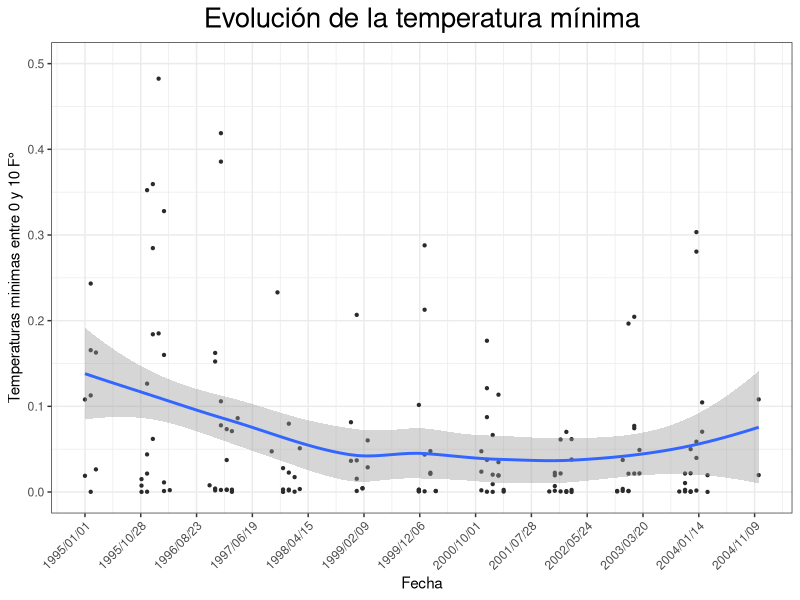
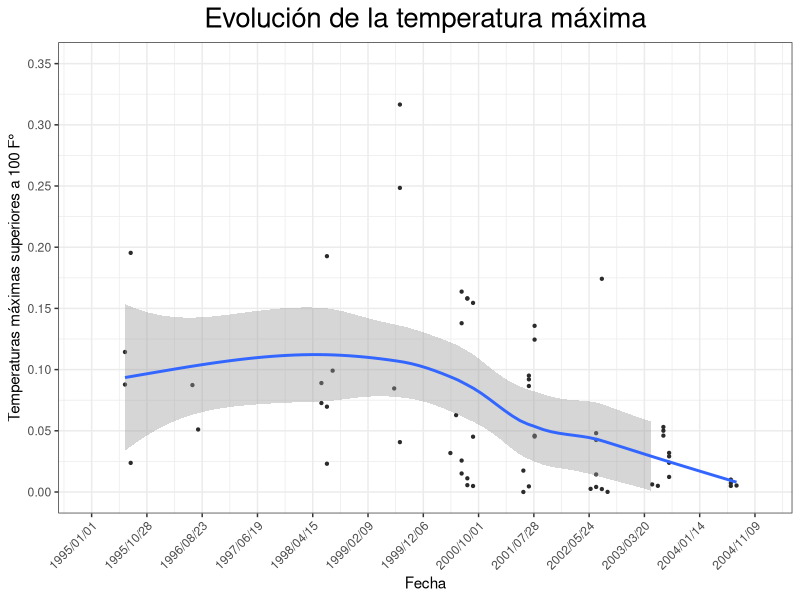
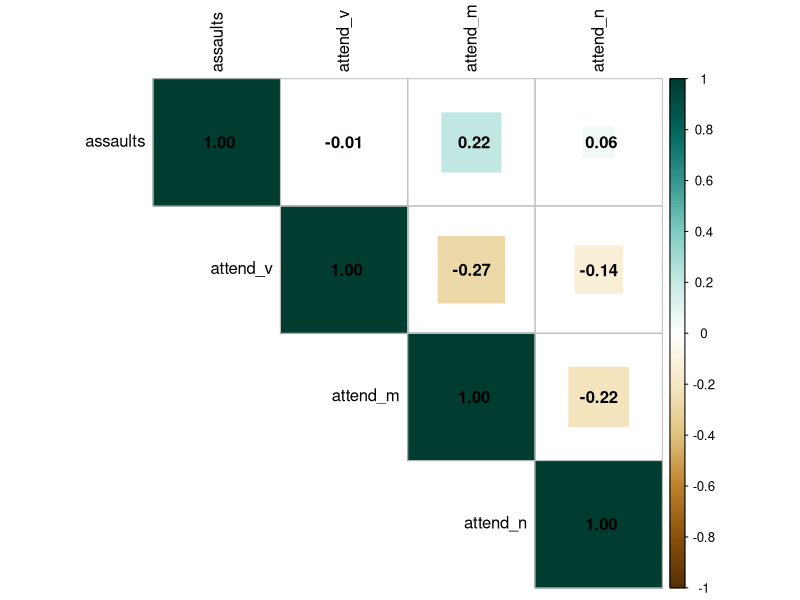
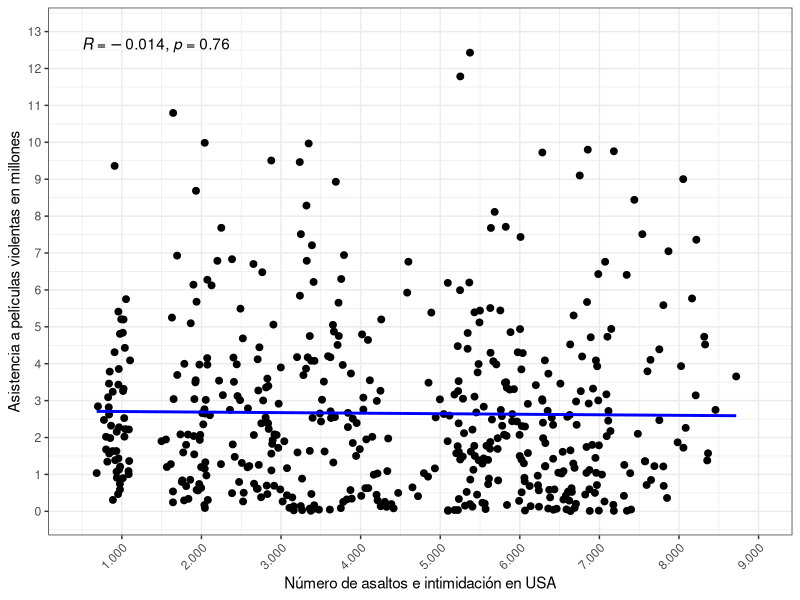
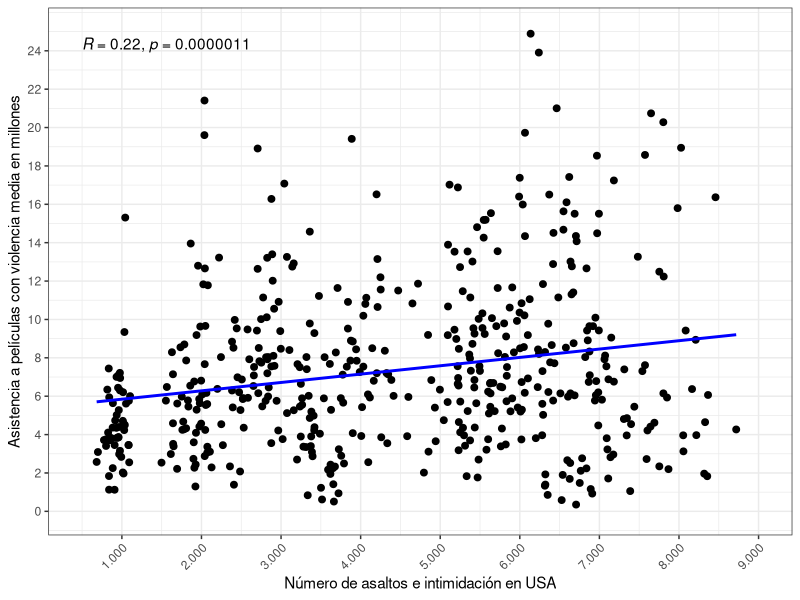
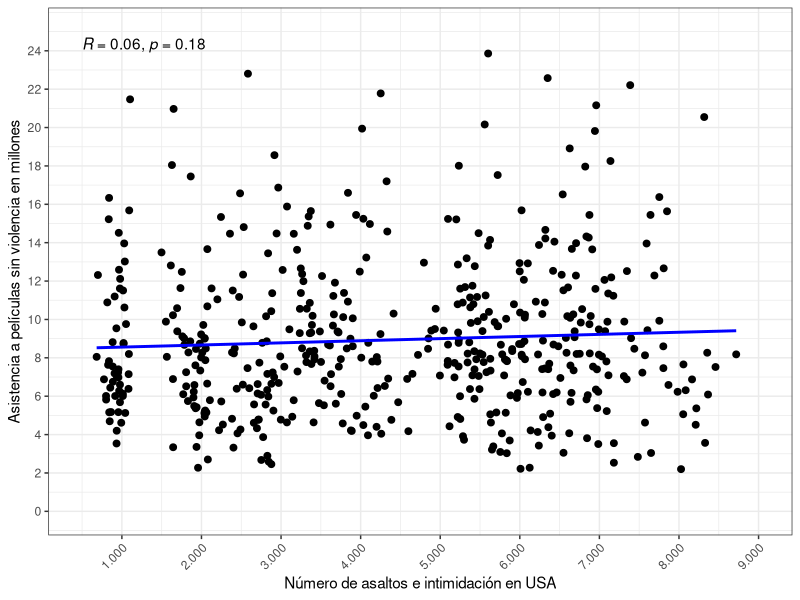
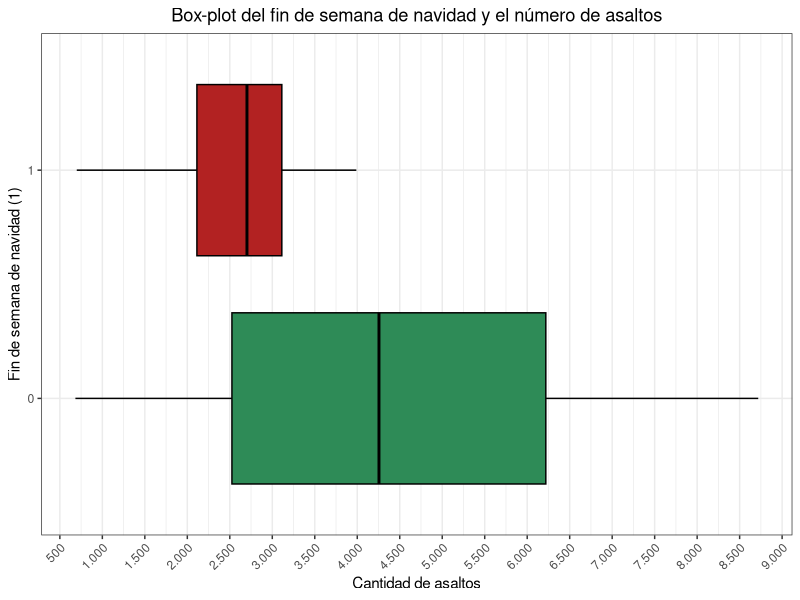
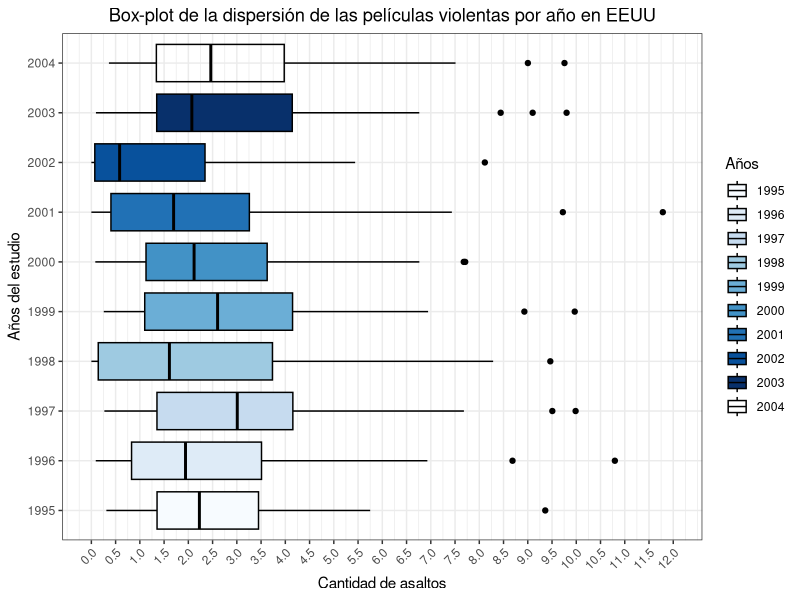

Write the R code that produced these figures, in order.
## ---- chunk 1
knitr::opts_chunk$set(echo = TRUE)
## ---- chunk 2
install.packages("rlang",
                 repos = c("http://rstudio.org/_packages",
                           "http://cran.rstudio.com"))

## ---- chunk 3
install.packages("dplyr",
                 repos = c("http://rstudio.org/_packages",
                           "http://cran.rstudio.com"))
## ---- chunk 4
#remove.packages("rlang")
#remove.packages("dplyr")

#install.packages("rlang")
#install.packages("dplyr")

library("rlang")
library("dplyr")
## ---- chunk 5
library("ggplot2")
library("ggpubr")
library("corrplot")
library("dplyr")
library("tidyverse")
library("readr")
## ---- chunk 6
setwd("~/GitHub/Laboratorio_1/docs")
db <- readxl::read_xlsx("Movies.xlsx")
## ---- chunk 7
#Data con formato incomodo.
#Creando variable anio
db$year1 <- gsub("1","1995",db$year1)
db$year2 <- gsub("1","1996",db$year2)
db$year3 <- gsub("1","1997",db$year3)
db$year4 <- gsub("1","1998",db$year4)
db$year5 <- gsub("1","1999",db$year5)
db$year6 <- gsub("1","2000",db$year6)
db$year7 <- gsub("1","2001",db$year7)
db$year8 <- gsub("1","2002",db$year8)
db$year9 <- gsub("1","2003",db$year9)
db$year10 <- gsub("1","2004",db$year10)

db$year1 <- as.numeric(db$year1)
db$year2 <- as.numeric(db$year2)
db$year3 <- as.numeric(db$year3)
db$year4 <- as.numeric(db$year4)
db$year5 <- as.numeric(db$year5)
db$year6 <- as.numeric(db$year6)
db$year7 <- as.numeric(db$year7)
db$year8 <- as.numeric(db$year8)
db$year9 <- as.numeric(db$year9)
db$year10 <- as.numeric(db$year10)

db <- unite(db,anio,c(year1,year2,year3,year4,year5,year6,year7,year8,year9,year10))

db$anio <- gsub("1995_0_0_0_0_0_0_0_0_0","1995",db$anio)
db$anio <- gsub("0_1996_0_0_0_0_0_0_0_0","1996",db$anio)
db$anio <- gsub("0_0_1997_0_0_0_0_0_0_0","1997",db$anio)
db$anio <- gsub("0_0_0_1998_0_0_0_0_0_0","1998",db$anio)
db$anio <- gsub("0_0_0_0_1999_0_0_0_0_0","1999",db$anio)
db$anio <- gsub("0_0_0_0_0_2000_0_0_0_0","2000",db$anio)
db$anio <- gsub("0_0_0_0_0_0_2001_0_0_0","2001",db$anio)
db$anio <- gsub("0_0_0_0_0_0_0_2002_0_0","2002",db$anio)
db$anio <- gsub("0_0_0_0_0_0_0_0_2003_0","2003",db$anio)
db$anio <- gsub("0_0_0_0_0_0_0_0_0_2004","2004",db$anio)

# Variable mes
db$month1 <- gsub("1","01",db$month1)
db$month2 <- gsub("1","02",db$month2)
db$month3 <- gsub("1","03",db$month3)
db$month4 <- gsub("1","04",db$month4)
db$month5 <- gsub("1","05",db$month5)
db$month6 <- gsub("1","06",db$month6)
db$month7 <- gsub("1","07",db$month7)
db$month8 <- gsub("1","08",db$month8)
db$month9 <- gsub("1","09",db$month9)
db$month10 <- gsub("1","10",db$month10)
db$month11 <- gsub("1","11",db$month11)
db$month12 <- gsub("1","12",db$month12)

db <- unite(db,Mes,c(month1,month2,month3,month4,month5,month6,month7,month8,month9,
                     month10,month11,month12))

db$Mes <- gsub("01_0_0_0_0_0_0_0_0_0_0_0","01-01",db$Mes)
db$Mes <- gsub("0_02_0_0_0_0_0_0_0_0_0_0","01-02",db$Mes)
db$Mes <- gsub("0_0_03_0_0_0_0_0_0_0_0_0","01-03",db$Mes)
db$Mes <- gsub("0_0_0_04_0_0_0_0_0_0_0_0","01-04",db$Mes)
db$Mes <- gsub("0_0_0_0_05_0_0_0_0_0_0_0","01-05",db$Mes)
db$Mes <- gsub("0_0_0_0_0_06_0_0_0_0_0_0","01-06",db$Mes)
db$Mes <- gsub("0_0_0_0_0_0_07_0_0_0_0_0","01-07",db$Mes)
db$Mes <- gsub("0_0_0_0_0_0_0_08_0_0_0_0","01-08",db$Mes)
db$Mes <- gsub("0_0_0_0_0_0_0_0_09_0_0_0","01-09",db$Mes)
db$Mes <- gsub("0_0_0_0_0_0_0_0_0_10_0_0","01-10",db$Mes)
db$Mes <- gsub("0_0_0_0_0_0_0_0_0_0_11_0","01-11",db$Mes)
db$Mes <- gsub("0_0_0_0_0_0_0_0_0_0_0_12","01-12",db$Mes)

# Variable Fecha
db <- unite(db,Fecha,sep = "-",c(Mes,anio))

db$Fecha <- as.Date(as.character(db$Fecha),format = "%d-%m-%Y")

## ---- chunk 8
## La variable "attend_v" cuenta con valores inf = infinito o indefinido, los que 
## se dejaran fuera para el calculo de los estadisticos

# borrar valores inf
db_1 <- db[!db$attend_v=="inf", ]

# notacion cientifica en caracteres
options(scipen=999) # eliminar la notación cientifica

#Tranformo a numeri la variable faltante
db_1$attend_v <- as.numeric(db_1$attend_v)
class(db_1$attend_v)
db_1 <- as.data.frame(db_1)

# Selecciono variables relevantes
names(db_1)
db_Vrelevantes <- db_1[,c(2,3,4,5)]

# borro datos que ensucian la interpretacion.
db_Vrelevantes <- db_Vrelevantes[!db_Vrelevantes$assaults>12000, ]
db_Vrelevantes <- db_Vrelevantes[!db_Vrelevantes$assaults<0, ]

#Mediana
Q50_assaults <- median(db_Vrelevantes$assaults)
Q50_attend_v <- median(db_Vrelevantes$attend_v)
Q50_attend_m <- median(db_Vrelevantes$attend_m)
Q50_attend_n <- median(db_Vrelevantes$attend_n)

#Media
Media_assaults <- mean(db_Vrelevantes$assaults)
Media_attend_v <- mean(db_Vrelevantes$attend_v)
Media_attend_m <- mean(db_Vrelevantes$attend_m)
Media_attend_n <- mean(db_Vrelevantes$attend_n)

#Moda
Moda_assaults <- as.numeric(names(which.max(table(db_Vrelevantes$assaults))))

db_Vrelevantes_2 <- db_Vrelevantes[!db_Vrelevantes$attend_v==0, ]

Moda_attend_v <- as.numeric(names(which.max(table(db_Vrelevantes_2$attend_v))))
Moda_attend_m <- as.numeric(names(which.max(table(db_Vrelevantes$attend_m))))
Moda_attend_n <- as.numeric(names(which.max(table(db_Vrelevantes$attend_n))))

#Desviacion
sd_assaults <- sd(db_Vrelevantes$assaults)
sd_attend_v <- sd(db_Vrelevantes$attend_v)
sd_attend_m <- sd(db_Vrelevantes$attend_m)
sd_attend_n <- sd(db_Vrelevantes$attend_n)

#N° de observaciones
N_assaults <- sum(count(db_Vrelevantes, assaults)[,c(2)])
N_attend_m <- sum(count(db_Vrelevantes, attend_m)[,c(2)])
N_attend_n <- sum(count(db_Vrelevantes, attend_n)[,c(2)])
db_Vrelevantes_1 <- db_Vrelevantes %>% 
    group_by(attend_v) %>%
    count(attend_v)
db_Vrelevantes_1 <- db_Vrelevantes_1[db_Vrelevantes_1$attend_v>0,]
N_attend_v <- sum(db_Vrelevantes_1[,c(2)])

#Cantidad de variables dummy
names(db)
N_h_chris <- sum(db$h_chris)
N_h_newyr <- sum(db$h_newyr)
N_h_easter <- sum(db$h_easter)
N_h_july4 <- sum(db$h_july4)
N_h_labor <- sum(db$h_labor)

Tabla_resumen_1 <- data.frame("Variable"=c("assaults","attend_v","attend_m",
                                          "attend_n","h_chris","h_newyr","h_easter","h_july4","h_labor"),
                              "Mediana"=c(Q50_assaults,Q50_attend_v,Q50_attend_m,
                                          Q50_attend_n,0,0,0,0,0),
                              "Media"=c(Media_assaults,Media_attend_v,
                                        Media_attend_m,Media_attend_n,0,0,0,0,0),
                              "Moda"=c(Moda_assaults,Moda_attend_v,
                                       Moda_attend_m,Moda_attend_n,0,0,0,0,0),
                              "Desviacion"= c(sd_assaults,sd_attend_v,sd_attend_m,sd_attend_n,0,0,0,0,0),
                              "N_obs"= c(N_assaults,N_attend_v,N_attend_m,
                                         N_attend_n,N_h_chris,N_h_newyr,N_h_easter,
                                         N_h_july4,N_h_labor))


Tabla_resumen_1
## ---- chunk 9
#rm(list = ls()) #Si borra corra de nuevo la solucion de las fechas.

names(db_1)

#selecciono columnas a usar
db_2 <- db_1[,c(1,14,19,6,7,8,9)]

# Semas mas frias
db_21 <- db_2[!db_2$w_mina==0,]
db_22 <- db_2[db_2$w_mina>=0.3,]

# Fechas + columna ID puedo saber a que fin de semana corresponde
Dfecha <- db_1[,c(1,19,6,7,8,9)]

p <- ggplot(db_21,aes(x=Fecha, y =w_mina))+
  geom_point(color="gray17", size=0.8, alpha=1)+
  geom_smooth()+
  theme_bw()+ 
  scale_y_continuous(name = "Temperaturas minimas entre 0 y 10 F°",
                     labels=function(x) format(x, big.mark = ".", scientific = FALSE),
                     breaks = seq(0,0.6,0.1), lim = c(0,0.5))+
  theme(
    legend.position="none",
    plot.title = element_text(size=20)
  )+
  ggtitle(label = "Evolución de la temperatura mínima")

# Modificar las fechas para tener analisis anual
min <- as.Date("1995/01/01")
max <- as.Date("2004/12/01")

p+scale_x_date(limits = c(min,max),breaks = seq(min,max,300),date_labels = "%Y/%m/%d")+
  theme(axis.text.x = element_text(angle=45, hjust = 1))+
  theme(plot.title = element_text(hjust = 0.5))


## ---- chunk 10
print(db_22)
## ---- chunk 11
#selecciono columnas a usar
db_3 <- db_1[,c(1,13,19,6,7,8,9)]
names(db_3)
 
# Semanas mas calurosas
db_31 <- db_3[!db_3$w_maxc==0,]
db_32 <- db_3[db_3$w_maxc>=0.17,]

# Fechas + columna ID puedo saber a que fin de semana corresponde
Dfecha <- db_1[,c(1,19,6,7,8,9)]

p <- ggplot(db_31,aes(x=Fecha, y =w_maxc))+
  geom_point(color="gray17", size=0.8, alpha=1)+
  geom_smooth()+
  theme_bw()+ 
  scale_y_continuous(name = "Temperaturas máximas superiores a 100 F°",
                     labels=function(x) format(x, big.mark = ".", scientific = FALSE),
                     breaks = seq(0,0.4,0.05), lim = c(0,0.35))+
  theme(
    legend.position="none",
    plot.title = element_text(size=20)
  )+
  ggtitle(label = "Evolución de la temperatura máxima")

# Modificar las fechas para tener analisis anual
min <- as.Date("1995/01/01")
max <- as.Date("2004/12/01")

p+scale_x_date(limits = c(min,max),breaks = seq(min,max,300),date_labels = "%Y/%m/%d")+
  theme(axis.text.x = element_text(angle=45, hjust = 1))+
  theme(plot.title = element_text(hjust = 0.5))

## ---- chunk 12
print(db_32)
## ---- chunk 13
cat("Las variables mas importantes para responder la pregunta del estudio son: assaults, attend_v, attend_m, attend_n. Con estas variables ya se puede aceptar o rechazar la hipótesis ¿la violencia en el cine aumenta el crimen violento?\n\nEl resto de las variables pueden resultar importantes, si con las mencionadas anteriormente no encontrara una correlación significativamente alta. Dado que las variaciones del crimen violento se podrían explicar mejor por variables de festividades u estacionales. 
")
## ---- chunk 14
# assaults = 3 valores negativos y 3 valores demaciado altos, estos desvirtuan el analisis
# y por lo tanto seran eliminados del mismo
db_4_assaults <- db %>% 
    group_by(assaults) %>%
    count(assaults)

# attend_v = 4 valores inf que pueden ser infinitos positivos o valores indefinidos.
db_4_attend_v <- db %>% 
    group_by(attend_v) %>%
    count(attend_v)

db_4_attend_m <- db %>% 
    group_by(attend_m) %>%
    count(attend_m)

db_4_attend_n <- db %>% 
    group_by(attend_n) %>%
    count(attend_n)

cat("De las variables relevantes assaults tiene 3 valores negativos y 3 valores demasiado altos, estos desvirtúan el análisis y por lo tanto serán eliminados. Además, no tiene sentido un numero de asaltos negativos o un momento del tiempo en estados unidos con un crecimiento tan alto de eventos de violencia, este tipo de suceso estaría documentado y no se encontró evidencia. Por lo tanto, se entienden como errores.\n\nAsimismo attend_v tiene 4 valores inf que pueden ser infinitos positivos o valores indefinidos, estos se eliminaran del análisis dado que no permiten darle formato numérico a la variable y ademas desvirtúan el análisis.")

## ---- chunk 15
# Selecciono formato numerico, en necesario correr pregunta 1
db_Vrelevantes_2 <- db_Vrelevantes_2[db_Vrelevantes_2$assaults<12000,]
db_1_correlacion <- db_Vrelevantes_2[,sapply(db_Vrelevantes_2, is.numeric)]
names(db_1_correlacion)

#Matriz de correlacion
res <- cor(db_1_correlacion, use = "pairwise.complete.obs",
method = "pearson")

corrplot(res[,c(1:4)], type = "upper", method= "square", tl.col = "black",addCoef.col = 'black', col = COL2('BrBG'))

## ---- chunk 16
#Grafico 1
db_dispercion <- db_Vrelevantes_2


sp <- ggscatter(db_dispercion, x = "assaults" , y = "attend_v",
                add = "reg.line",  
                add.params = list(color = "blue", fill = "lightgray"), 
                conf.int = FALSE)
sp+stat_cor(method = "pearson")+
  theme_bw()+
  scale_y_continuous(name = "Asistencia a películas violentas en millones",
                     labels=function(x) format(x, big.mark = ".", scientific = FALSE),
                     breaks = seq(0,13,1), lim = c(0,13)
                     )+
  scale_x_continuous(name = "Número de asaltos e intimidación en USA",
                     labels=function(x) format(x, big.mark = ".", scientific = FALSE),
                     breaks = seq(0,10000,1000), lim = c(500,9000)
                     )+
  theme(axis.text.x = element_text(angle=45, hjust = 1))
## ---- chunk 17
#Grafico 2
sp_2 <- ggscatter(db_dispercion, x = "assaults" , y = "attend_m",
                add = "reg.line",  
                add.params = list(color = "blue", fill = "lightgray"), 
                conf.int = FALSE)
sp_2+stat_cor(method = "pearson")+
  theme_bw()+
  scale_y_continuous(name = "Asistencia a películas con violencia media en millones",
                     labels=function(x) format(x, big.mark = ".", scientific = FALSE),
                     breaks = seq(0,25,2), lim = c(0,25)
                     )+
  scale_x_continuous(name = "Número de asaltos e intimidación en USA",
                     labels=function(x) format(x, big.mark = ".", scientific = FALSE),
                     breaks = seq(0,10000,1000), lim = c(500,9000)
                     )+
  theme(axis.text.x = element_text(angle=45, hjust = 1))

## ---- chunk 18
#Grafico 3
sp_3 <- ggscatter(db_dispercion, x = "assaults" , y = "attend_n",
                add = "reg.line",  
                add.params = list(color = "blue", fill = "lightgray"), 
                conf.int = FALSE)
sp_3+stat_cor(method = "pearson")+
  theme_bw()+
  scale_y_continuous(name = "Asistencia a películas sin violencia en millones",
                     labels=function(x) format(x, big.mark = ".", scientific = FALSE),
                     breaks = seq(0,25,2), lim = c(0,25)
                     )+
  scale_x_continuous(name = "Número de asaltos e intimidación en USA",
                     labels=function(x) format(x, big.mark = ".", scientific = FALSE),
                     breaks = seq(0,10000,1000), lim = c(500,9000)
                     )+
  theme(axis.text.x = element_text(angle=45, hjust = 1))

## ---- chunk 19
names(db_1)

db_pregunta8 <- db_1[!db_1$assaults>12000,]
db_pregunta8 <- db_pregunta8[!db_pregunta8$assaults<0,]


ggplot(db_pregunta8, aes(x=factor(h_chris), y=assaults)) + 
  geom_boxplot(fill=c("seagreen","firebrick"),
               color="black")+
  scale_y_continuous(breaks = seq (from = 0, to = 20000, by = 500),
                     labels=function(x) format(x, big.mark = ".", scientific = FALSE))+
  coord_flip()+
  theme_bw()+
  labs(title = "Box-plot del fin de semana de navidad y el número de asaltos",
       x = "Fin de semana de navidad (1)",
       y = "Cantidad de asaltos")+
  theme(axis.text.x = element_text(angle=45, hjust = 1))+
  theme(plot.title = element_text(hjust = 0.5))

## ---- chunk 20
library("stringr")

db_pregunta9 <- db_pregunta8
db_pregunta9$Fecha <- as.character(db_pregunta9$Fecha)
db_pregunta9$anio <- str_trunc(db_pregunta9$Fecha,7,"right")

db_pregunta9_1 <- db_pregunta9 %>% 
    group_by(anio) %>%
    count(anio)

db_pregunta9$anio <- gsub("1995...","1995",db_pregunta9$anio)
db_pregunta9$anio <- gsub("1996...","1996",db_pregunta9$anio)
db_pregunta9$anio <- gsub("1997...","1997",db_pregunta9$anio)
db_pregunta9$anio <- gsub("1998...","1998",db_pregunta9$anio)
db_pregunta9$anio <- gsub("1999...","1999",db_pregunta9$anio)
db_pregunta9$anio <- gsub("2000...","2000",db_pregunta9$anio)
db_pregunta9$anio <- gsub("2001...","2001",db_pregunta9$anio)
db_pregunta9$anio <- gsub("2002...","2002",db_pregunta9$anio)
db_pregunta9$anio <- gsub("2003...","2003",db_pregunta9$anio)
db_pregunta9$anio <- gsub("2004...","2004",db_pregunta9$anio)


names(db_pregunta9)
head(db_pregunta9)

ggplot(db_pregunta9, aes(x=factor(anio), y=attend_v, fill=factor(anio))) + 
  geom_boxplot(color="black")+
  scale_y_continuous(breaks = seq (from = 0, to = 12, by = 0.5),
                     labels=function(x) format(x, big.mark = ".", scientific = FALSE),
                     limits = c(0,12))+
  coord_flip()+
  theme_bw()+
  labs(title = "Box-plot de la dispersión de las películas violentas por año en EEUU",
       x = "Años del estudio",
       y = "Cantidad de asaltos")+
  theme(plot.title = element_text(hjust = 0.5))+
  scale_fill_brewer("Años")+
  theme(axis.text.x = element_text(angle=45, hjust = 1))

## ---- chunk 21
names(db_pregunta8)

regr1 <- lm(assaults ~ attend_v+factor(h_july4), data = db_pregunta8, na.action = na.omit)
summary(regr1)
## ---- chunk 22
regr2 <- lm(assaults ~ attend_v+attend_m+factor(h_july4), data = db_pregunta8, na.action = na.omit)
summary(regr2)

## ---- chunk 23
db_pregunta13 <- db_pregunta8

edad <- sample(1:97,506,replace=TRUE)
edad <- as.data.frame(edad)
db_pregunta13 <- merge(db_pregunta13,edad)
db_pregunta13$edad_2 <- db_pregunta13[,"edad"]*db_pregunta13[,"edad"]

regr3 <- lm(assaults ~ attend_v+attend_m+edad+edad_2, data = db_pregunta13, na.action = na.omit)
summary(regr3)
## ---- chunk 24
cat("Aplicar una regresión a estudios con datos de panel como este tiene una complejidad desde el punto de vista de los supuestos del modelo, dado que para las regresiones se busca que no exista autocorrelación en los errores y esta base de datos fue tomada a lo largo de 10 años, por lo cual no se puede descartar la presencia de autocorrelación en sus variables, es decir, que estas se expliquen a si mismas.\n\nEsta distinción se hace para los modelos de corte transversal y longitudinal, donde para los últimos se aplican modelos autorregresivos, y para los de corte transversal se usa MCO u otros en donde el tiempo no juega un rol importante.\n\nSin embargo, dado que esta base de datos no sigue a un mismo grupo de individuos tendría que testear los supuestos del modelo para saber si una regresión lineal es un buen modelo o no.\n\nDejando de lado lo anterior y analizándolo desde el punto de vista de las variables no considero que sea un buen modelo el intentar predecir el numero de asaltos o intimidaciones con la visualización de películas, dado que no existen altas correlaciones y no considero que la intuición de las variables sea lógica. Las características climáticas podrían predecir de mejor manera a la variable del estudio.
")
